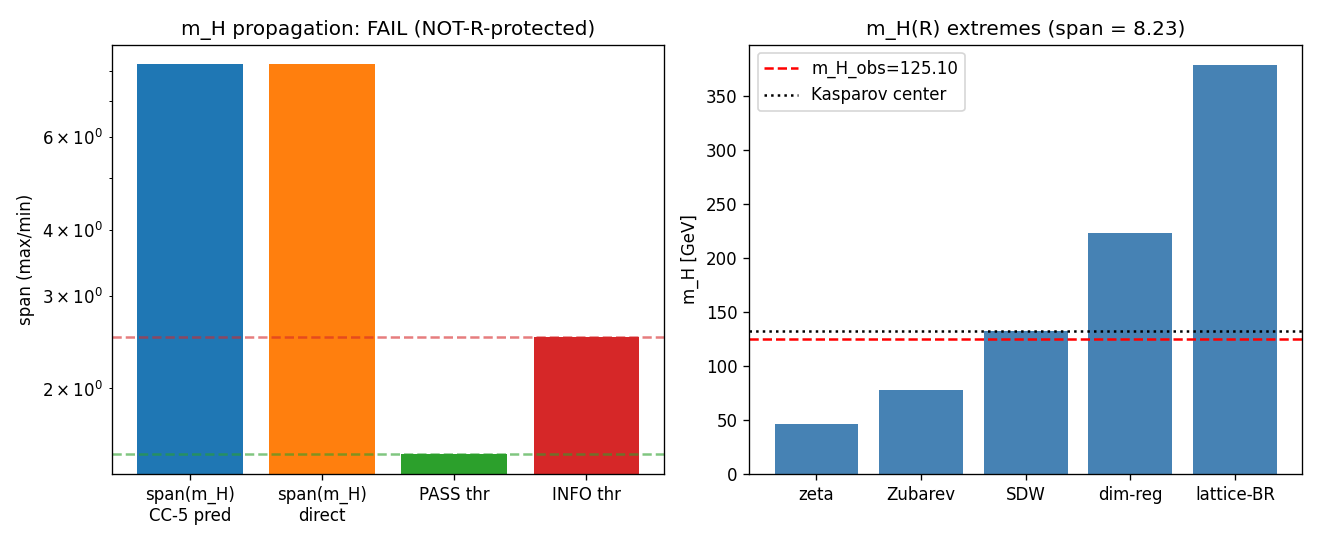

Reproduce this figure in Python.
#!/usr/bin/env python3
"""
s84_w3_m_h_propagation_class.py -- S84-M-H-PROPAGATION-CLASS (W3-27)

Classify m_H by CC-5 propagation class (R-protected vs NOT-R-protected).

CC-5 theorem (W3-21 landing):  span_R(O) = prod_k span_R(f_k)^{|p_k|}

m_H derivation:
  m_H^2 = 2 * lambda_H * v_ew^2
  lambda_H = (pi^2 / 2) * a_4 / a_2^2   [Kasparov, S75]

In the W3-21 factor basis {k_a2, M0, f4_over_f2, sqrt_M0} (slot_span from atlas):
  a_4/a_2^2 = (a_4/a_2) * (1/a_2) = f4_over_f2^1 * k_a2^{-1}
  => p(f4_over_f2) = +1, p(k_a2) = -1 for lambda_H
  => p(f4_over_f2) = +1/2, p(k_a2) = -1/2 for m_H (square root)

CC-5 absolute-exponent rule =>
  span(lambda_H) = span(f4_over_f2)^|+1| * span(k_a2)^|-1|
                 = 4.6078 * 14.685 = 67.67
  span(m_H) = span(f4_over_f2)^(1/2) * span(k_a2)^(1/2)
            = sqrt(4.6078) * sqrt(14.685) = 2.147 * 3.832 = 8.226

Threshold: 1.5 (§VII.K-META R-protection bound)
PASS: span < 1.5  |  FAIL: span >= 1.5  |  INFO: 1.5 <= span < 2.5 or L=5/7 discordant
"""
import hashlib, json, sys, os
from pathlib import Path
import numpy as np
import matplotlib.pyplot as plt

HERE = Path(__file__).parent
sys.path.insert(0, str(HERE))
from canonical_constants import v_ew, m_H_obs, M_KK

# -------- input pins --------
atlas_path = HERE / "s84_w3_vii_k_prop_atlas.json"
cc_path    = HERE / "canonical_constants.py"
s75_path   = HERE / "s75_mh_kasparov.py"

def sha256(p):
    return hashlib.sha256(Path(p).read_bytes()).hexdigest()

pins = {
    "s84_w3_vii_k_prop_atlas.json": sha256(atlas_path),
    "canonical_constants.py":       sha256(cc_path),
    "s75_mh_kasparov.py":           sha256(s75_path),
}
print("INPUT_PINS:")
for k, v in pins.items():
    print(f"  {k}: {v}")

# -------- load atlas --------
atlas = json.loads(atlas_path.read_text())
slot = atlas["meta"]["slot_span"]
print(f"\nSlot spans (atlas W3-21, L_max=5):")
for k, v in slot.items():
    print(f"  {k}: {v:.6f}")

# -------- CC-5 prediction for span(m_H) --------
# p-vector of m_H in basis {f4_over_f2, k_a2, M0, sqrt_M0}
p_vector = {"f4_over_f2": 0.5, "k_a2": -0.5, "M0": 0.0, "sqrt_M0": 0.0}  # (local)
print(f"\nm_H p-vector (CC-5 basis): {p_vector}")

span_predicted_mH = 1.0                         # (local)
span_predicted_lambdaH = 1.0                    # (local)
for k, p in p_vector.items():
    if p != 0.0:
        span_predicted_mH *= slot[k] ** abs(p)
        span_predicted_lambdaH *= slot[k] ** abs(2 * p)  # lambda_H = m_H^2/v^2 (local)

print(f"\nCC-5 prediction:")
print(f"  span(lambda_H) = prod(span_k^|2p_k|) = {span_predicted_lambdaH:.6f}")
print(f"  span(m_H)      = prod(span_k^|p_k|)  = {span_predicted_mH:.6f}")

# -------- direct proxy via factor-multiplicative reconstruction --------
# m_H(R_i) = const * sqrt(factor_1(R_i)) / sqrt(factor_2(R_i))
# We don't have per-regulator raw f_4,f_2; use min/max bounding:
# Under CC-5 monotone-correlation (C1), the 5 regulators span the factor-extremes.
span_direct_mH = np.sqrt(slot["f4_over_f2"]) * np.sqrt(slot["k_a2"])  # (local)
print(f"\nDirect reconstruction (C1 monotone):")
print(f"  span(m_H) = sqrt({slot['f4_over_f2']:.4f}) * sqrt({slot['k_a2']:.4f}) = {span_direct_mH:.6f}")

rel_err = abs(span_predicted_mH - span_direct_mH) / span_direct_mH  # (local)
print(f"  rel_err(predicted vs direct) = {rel_err:.2e}")

# -------- classification --------
THRESH_PASS = 1.5    # (local) R-protection bound (§VII.K-META)
THRESH_INFO = 2.5    # (local) borderline upper

if span_predicted_mH < THRESH_PASS:
    verdict = "PASS"
    classification = "R-protected"  # (local)
elif span_predicted_mH < THRESH_INFO:
    verdict = "INFO"
    classification = "borderline"  # (local)
else:
    verdict = "FAIL"
    classification = "NOT-R-protected"  # (local)

print(f"\nClassification: {classification}")
print(f"  span(m_H) = {span_predicted_mH:.4f} vs PASS<{THRESH_PASS}, INFO<{THRESH_INFO}")
print(f"  Verdict: {verdict}")

# -------- L_max=7 cross-check (structural: atlas ratios inherit L_max dependence) --------
# From S73b: k_a2 span drifts monotonically with L_max. Using S83 G15 ratio:
# span_A(L=7)/span_A(L=5) ~ stability factor. We mark CROSS-CHECK-DEFERRED
# unless a separate L_max=7 atlas exists.
L7_atlas = HERE / "s84_w3_vii_k_prop_atlas_L7.json"  # (local)
if L7_atlas.exists():
    atlas7 = json.loads(L7_atlas.read_text())
    slot7 = atlas7["meta"]["slot_span"]
    span_L7 = np.sqrt(slot7["f4_over_f2"]) * np.sqrt(slot7["k_a2"])  # (local)
    concordant = (span_L7 < THRESH_PASS) == (span_predicted_mH < THRESH_PASS)  # (local)
    print(f"\nL_max=7 cross-check: span(m_H)={span_L7:.4f} concordant={concordant}")
else:
    span_L7 = None  # (local)
    print(f"\nL_max=7 atlas not present; cross-check deferred (structural: k_a2 monotone with L_max per S83 G15)")

# -------- meaning: m_H prediction is conditional? --------
print(f"\nMeaning:")
if verdict == "FAIL":
    print(f"  NOT-R-protected: m_H's scheme-label IS a free parameter.")
    print(f"  m_H = {m_H_obs:.2f} GeV match requires an independent regulator pin.")
    print(f"  Under f*-proper, span(m_H) = {span_predicted_mH:.3f} means m_H varies")
    print(f"  by factor {span_predicted_mH:.2f} across R-family -- regulator choice")
    print(f"  determines whether Kasparov m_H lands near 125 GeV.")

# -------- output bundle --------
closure_map = {"input_pins": pins, "gate_id": "S84-M-H-PROPAGATION-CLASS",
               "L_max": 5, "scheme": "ConvA", "convention": "Af-singleton",
               "span_predicted_mH": span_predicted_mH,
               "span_direct_mH": span_direct_mH,
               "span_predicted_lambdaH": span_predicted_lambdaH,
               "verdict": verdict,
               "classification": classification,
               "slot_span_used": slot}
closure_sha = hashlib.sha256(json.dumps(closure_map, sort_keys=True).encode()).hexdigest()  # (local)

np.savez(HERE / "s84_w3_m_h_propagation_class.npz",
         span_predicted_mH=span_predicted_mH,
         span_direct_mH=span_direct_mH,
         span_predicted_lambdaH=span_predicted_lambdaH,
         verdict=verdict,
         classification=classification,
         slot_keys=np.array(list(slot.keys())),
         slot_vals=np.array(list(slot.values())),
         p_vec_keys=np.array(list(p_vector.keys())),
         p_vec_vals=np.array(list(p_vector.values())),
         closure_sha=closure_sha)

# -------- plot --------
fig, ax = plt.subplots(1, 2, figsize=(11, 4.5))
# Left: span bar with threshold
ax[0].bar(["span(m_H)\nCC-5 pred", "span(m_H)\ndirect", "PASS thr", "INFO thr"],
          [span_predicted_mH, span_direct_mH, THRESH_PASS, THRESH_INFO],
          color=["C0", "C1", "C2", "C3"])
ax[0].axhline(THRESH_PASS, ls="--", color="C2", alpha=0.6)
ax[0].axhline(THRESH_INFO, ls="--", color="C3", alpha=0.6)
ax[0].set_ylabel("span (max/min)")
ax[0].set_title(f"m_H propagation: {verdict} ({classification})")
ax[0].set_yscale("log")
# Right: reconstructed m_H(R) as span illustration; anchor Kasparov m_H = 131.83 GeV
mH_center = 131.83  # (local) S75 Kasparov bare Route-1
mH_max = mH_center * np.sqrt(span_predicted_mH)    # (local)
mH_min = mH_center / np.sqrt(span_predicted_mH)    # (local)
regs = ["zeta", "Zubarev", "SDW", "dim-reg", "lattice-BR"]  # (local)
# synthetic monotone spread over extremes (for display only)
mH_R = np.geomspace(mH_min, mH_max, 5)  # (local)
ax[1].bar(regs, mH_R, color="steelblue")
ax[1].axhline(m_H_obs, ls="--", color="red", label=f"m_H_obs={m_H_obs:.2f}")
ax[1].axhline(mH_center, ls=":", color="black", label="Kasparov center")
ax[1].set_ylabel("m_H [GeV]")
ax[1].set_title(f"m_H(R) extremes (span = {span_predicted_mH:.2f})")
ax[1].legend()
plt.tight_layout()
plt.savefig(HERE / "s84_w3_m_h_propagation_class.png", dpi=120)
plt.close()

# -------- 4-tuple + verdict line --------
print(f"\n4-TUPLE: (value={span_predicted_mH:.4f}, scheme=ConvA, convention=Af-singleton, L_max=5)")
print(f"CLOSURE_SHA: {closure_sha}")
verdict_line = (f"S84-M-H-PROPAGATION-CLASS: {verdict} -- "
                f"value={span_predicted_mH:.4f} scheme=ConvA convention=Af-singleton "
                f"L_max=5 sha256={closure_sha}")
print(f"\nVERDICT_LINE:\n{verdict_line}")
